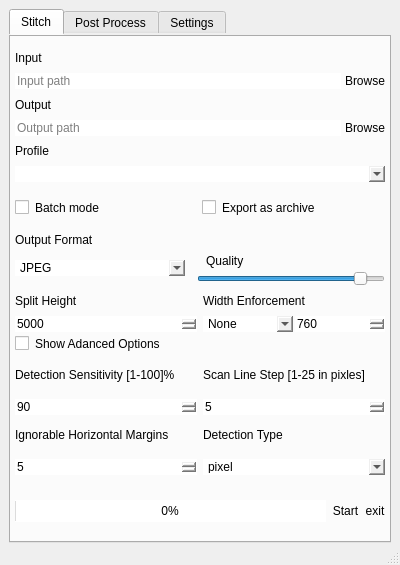
<?xml version="1.0" encoding="UTF-8"?>
<ui version="4.0">
 <class>MainWindow</class>
 <widget class="QMainWindow" name="MainWindow">
  <property name="geometry">
   <rect>
    <x>0</x>
    <y>0</y>
    <width>400</width>
    <height>565</height>
   </rect>
  </property>
  <property name="minimumSize">
   <size>
    <width>400</width>
    <height>520</height>
   </size>
  </property>
  <property name="maximumSize">
   <size>
    <width>400</width>
    <height>650</height>
   </size>
  </property>
  <property name="windowTitle">
   <string>Stitchtoon</string>
  </property>
  <property name="dockOptions">
   <set>QMainWindow::AllowTabbedDocks|QMainWindow::AnimatedDocks</set>
  </property>
  <widget class="QWidget" name="centralwidget">
   <layout class="QVBoxLayout" name="verticalLayout_10">
    <property name="spacing">
     <number>4</number>
    </property>
    <property name="bottomMargin">
     <number>0</number>
    </property>
    <item>
     <widget class="QTabWidget" name="tab">
      <property name="cursor">
       <cursorShape>PointingHandCursor</cursorShape>
      </property>
      <property name="styleSheet">
       <string notr="true">border: none;</string>
      </property>
      <property name="currentIndex">
       <number>0</number>
      </property>
      <property name="usesScrollButtons">
       <bool>true</bool>
      </property>
      <property name="documentMode">
       <bool>false</bool>
      </property>
      <property name="tabsClosable">
       <bool>false</bool>
      </property>
      <property name="movable">
       <bool>false</bool>
      </property>
      <widget class="QWidget" name="stitchTab">
       <attribute name="title">
        <string>Stitch</string>
       </attribute>
       <layout class="QVBoxLayout" name="verticalLayout_5">
        <property name="spacing">
         <number>4</number>
        </property>
        <property name="leftMargin">
         <number>6</number>
        </property>
        <property name="topMargin">
         <number>12</number>
        </property>
        <property name="rightMargin">
         <number>6</number>
        </property>
        <property name="bottomMargin">
         <number>0</number>
        </property>
        <item>
         <widget class="QWidget" name="inputWidget" native="true">
          <property name="minimumSize">
           <size>
            <width>0</width>
            <height>0</height>
           </size>
          </property>
          <property name="maximumSize">
           <size>
            <width>16777215</width>
            <height>64</height>
           </size>
          </property>
          <layout class="QVBoxLayout" name="verticalLayout">
           <property name="spacing">
            <number>4</number>
           </property>
           <property name="leftMargin">
            <number>0</number>
           </property>
           <property name="topMargin">
            <number>0</number>
           </property>
           <property name="rightMargin">
            <number>0</number>
           </property>
           <property name="bottomMargin">
            <number>0</number>
           </property>
           <item>
            <widget class="QLabel" name="label_3">
             <property name="text">
              <string>Input</string>
             </property>
            </widget>
           </item>
           <item>
            <layout class="QHBoxLayout" name="horizontalLayout">
             <item>
              <widget class="QLineEdit" name="input">
               <property name="text">
                <string/>
               </property>
               <property name="placeholderText">
                <string>Input path</string>
               </property>
               <property name="cursorMoveStyle">
                <enum>Qt::VisualMoveStyle</enum>
               </property>
               <property name="clearButtonEnabled">
                <bool>true</bool>
               </property>
              </widget>
             </item>
             <item>
              <widget class="QPushButton" name="inputBrowse">
               <property name="text">
                <string>Browse</string>
               </property>
              </widget>
             </item>
            </layout>
           </item>
          </layout>
         </widget>
        </item>
        <item>
         <widget class="QWidget" name="outputWidget" native="true">
          <property name="minimumSize">
           <size>
            <width>0</width>
            <height>0</height>
           </size>
          </property>
          <property name="maximumSize">
           <size>
            <width>16777215</width>
            <height>64</height>
           </size>
          </property>
          <layout class="QVBoxLayout" name="verticalLayout_4">
           <property name="spacing">
            <number>4</number>
           </property>
           <property name="leftMargin">
            <number>0</number>
           </property>
           <property name="topMargin">
            <number>0</number>
           </property>
           <property name="rightMargin">
            <number>0</number>
           </property>
           <property name="bottomMargin">
            <number>0</number>
           </property>
           <item>
            <widget class="QLabel" name="label_12">
             <property name="text">
              <string>Output</string>
             </property>
            </widget>
           </item>
           <item>
            <layout class="QHBoxLayout" name="horizontalLayout_6">
             <item>
              <widget class="QLineEdit" name="output">
               <property name="placeholderText">
                <string>Output path</string>
               </property>
               <property name="cursorMoveStyle">
                <enum>Qt::VisualMoveStyle</enum>
               </property>
               <property name="clearButtonEnabled">
                <bool>true</bool>
               </property>
              </widget>
             </item>
             <item>
              <widget class="QPushButton" name="outputBrowse">
               <property name="text">
                <string>Browse</string>
               </property>
              </widget>
             </item>
            </layout>
           </item>
          </layout>
         </widget>
        </item>
        <item>
         <widget class="QWidget" name="profileWidget" native="true">
          <property name="maximumSize">
           <size>
            <width>16777215</width>
            <height>64</height>
           </size>
          </property>
          <layout class="QVBoxLayout" name="verticalLayout_11">
           <property name="spacing">
            <number>4</number>
           </property>
           <property name="leftMargin">
            <number>0</number>
           </property>
           <property name="topMargin">
            <number>0</number>
           </property>
           <property name="rightMargin">
            <number>0</number>
           </property>
           <property name="bottomMargin">
            <number>0</number>
           </property>
           <item>
            <widget class="QLabel" name="label_15">
             <property name="text">
              <string>Profile</string>
             </property>
            </widget>
           </item>
           <item>
            <widget class="QComboBox" name="profile"/>
           </item>
          </layout>
         </widget>
        </item>
        <item>
         <widget class="QWidget" name="options" native="true">
          <layout class="QHBoxLayout" name="horizontalLayout_10">
           <property name="spacing">
            <number>4</number>
           </property>
           <property name="leftMargin">
            <number>0</number>
           </property>
           <property name="topMargin">
            <number>0</number>
           </property>
           <property name="rightMargin">
            <number>0</number>
           </property>
           <property name="bottomMargin">
            <number>0</number>
           </property>
           <item>
            <widget class="QCheckBox" name="batchMode">
             <property name="text">
              <string>Batch mode</string>
             </property>
            </widget>
           </item>
           <item>
            <widget class="QCheckBox" name="exportArchive">
             <property name="text">
              <string>Export as archive</string>
             </property>
            </widget>
           </item>
          </layout>
         </widget>
        </item>
        <item>
         <widget class="QWidget" name="outputFormatWidget_2" native="true">
          <property name="minimumSize">
           <size>
            <width>0</width>
            <height>0</height>
           </size>
          </property>
          <property name="maximumSize">
           <size>
            <width>16777215</width>
            <height>74</height>
           </size>
          </property>
          <layout class="QVBoxLayout" name="verticalLayout_12">
           <property name="spacing">
            <number>4</number>
           </property>
           <property name="leftMargin">
            <number>0</number>
           </property>
           <property name="topMargin">
            <number>0</number>
           </property>
           <property name="rightMargin">
            <number>0</number>
           </property>
           <property name="bottomMargin">
            <number>0</number>
           </property>
           <item>
            <widget class="QLabel" name="label_4">
             <property name="text">
              <string>Output Format</string>
             </property>
            </widget>
           </item>
           <item>
            <widget class="QWidget" name="widget_2" native="true">
             <property name="maximumSize">
              <size>
               <width>16777215</width>
               <height>64</height>
              </size>
             </property>
             <layout class="QHBoxLayout" name="horizontalLayout_7">
              <property name="spacing">
               <number>0</number>
              </property>
              <property name="leftMargin">
               <number>0</number>
              </property>
              <property name="topMargin">
               <number>0</number>
              </property>
              <property name="rightMargin">
               <number>0</number>
              </property>
              <property name="bottomMargin">
               <number>0</number>
              </property>
              <item>
               <widget class="QComboBox" name="outputFormat">
                <item>
                 <property name="text">
                  <string>JPEG</string>
                 </property>
                </item>
                <item>
                 <property name="text">
                  <string>PNG</string>
                 </property>
                </item>
                <item>
                 <property name="text">
                  <string>PSD</string>
                 </property>
                </item>
                <item>
                 <property name="text">
                  <string>PSB</string>
                 </property>
                </item>
                <item>
                 <property name="text">
                  <string>WEBP</string>
                 </property>
                </item>
               </widget>
              </item>
              <item>
               <widget class="QWidget" name="lossyQualityWidget" native="true">
                <property name="minimumSize">
                 <size>
                  <width>0</width>
                  <height>0</height>
                 </size>
                </property>
                <property name="maximumSize">
                 <size>
                  <width>200</width>
                  <height>64</height>
                 </size>
                </property>
                <layout class="QVBoxLayout" name="verticalLayout_6">
                 <property name="spacing">
                  <number>0</number>
                 </property>
                 <property name="leftMargin">
                  <number>12</number>
                 </property>
                 <property name="topMargin">
                  <number>0</number>
                 </property>
                 <property name="rightMargin">
                  <number>0</number>
                 </property>
                 <property name="bottomMargin">
                  <number>0</number>
                 </property>
                 <item>
                  <widget class="QWidget" name="horizontalWidget" native="true">
                   <property name="minimumSize">
                    <size>
                     <width>0</width>
                     <height>0</height>
                    </size>
                   </property>
                   <layout class="QHBoxLayout" name="horizontalLayout_3">
                    <property name="spacing">
                     <number>2</number>
                    </property>
                    <property name="topMargin">
                     <number>0</number>
                    </property>
                    <property name="rightMargin">
                     <number>0</number>
                    </property>
                    <property name="bottomMargin">
                     <number>0</number>
                    </property>
                    <item>
                     <widget class="QLabel" name="label_5">
                      <property name="text">
                       <string>Quality</string>
                      </property>
                     </widget>
                    </item>
                    <item>
                     <widget class="QLabel" name="lossyQuality">
                      <property name="text">
                       <string/>
                      </property>
                     </widget>
                    </item>
                    <item>
                     <spacer name="horizontalSpacer">
                      <property name="orientation">
                       <enum>Qt::Horizontal</enum>
                      </property>
                      <property name="sizeHint" stdset="0">
                       <size>
                        <width>40</width>
                        <height>20</height>
                       </size>
                      </property>
                     </spacer>
                    </item>
                   </layout>
                  </widget>
                 </item>
                 <item>
                  <widget class="QSlider" name="lossyQualitySlider">
                   <property name="minimum">
                    <number>1</number>
                   </property>
                   <property name="maximum">
                    <number>100</number>
                   </property>
                   <property name="singleStep">
                    <number>5</number>
                   </property>
                   <property name="value">
                    <number>90</number>
                   </property>
                   <property name="orientation">
                    <enum>Qt::Horizontal</enum>
                   </property>
                   <property name="invertedAppearance">
                    <bool>false</bool>
                   </property>
                   <property name="invertedControls">
                    <bool>false</bool>
                   </property>
                   <property name="tickPosition">
                    <enum>QSlider::NoTicks</enum>
                   </property>
                   <property name="tickInterval">
                    <number>0</number>
                   </property>
                  </widget>
                 </item>
                </layout>
               </widget>
              </item>
             </layout>
            </widget>
           </item>
          </layout>
         </widget>
        </item>
        <item>
         <widget class="QWidget" name="heightWidthWidget" native="true">
          <property name="minimumSize">
           <size>
            <width>0</width>
            <height>0</height>
           </size>
          </property>
          <property name="maximumSize">
           <size>
            <width>16777215</width>
            <height>64</height>
           </size>
          </property>
          <layout class="QHBoxLayout" name="horizontalLayout_5">
           <property name="leftMargin">
            <number>0</number>
           </property>
           <property name="topMargin">
            <number>0</number>
           </property>
           <property name="rightMargin">
            <number>0</number>
           </property>
           <property name="bottomMargin">
            <number>0</number>
           </property>
           <item>
            <widget class="QWidget" name="splitHeightWidget_2" native="true">
             <property name="maximumSize">
              <size>
               <width>16777215</width>
               <height>16777215</height>
              </size>
             </property>
             <layout class="QVBoxLayout" name="splitHeightWidget">
              <property name="spacing">
               <number>4</number>
              </property>
              <property name="leftMargin">
               <number>0</number>
              </property>
              <property name="topMargin">
               <number>0</number>
              </property>
              <property name="rightMargin">
               <number>0</number>
              </property>
              <property name="bottomMargin">
               <number>0</number>
              </property>
              <item>
               <widget class="QLabel" name="label_6">
                <property name="text">
                 <string>Split Height</string>
                </property>
               </widget>
              </item>
              <item>
               <widget class="QSpinBox" name="splitHeight">
                <property name="minimum">
                 <number>100</number>
                </property>
                <property name="maximum">
                 <number>300000</number>
                </property>
                <property name="singleStep">
                 <number>5000</number>
                </property>
                <property name="value">
                 <number>5000</number>
                </property>
               </widget>
              </item>
             </layout>
            </widget>
           </item>
           <item>
            <widget class="QWidget" name="widthEnforcmentWidget" native="true">
             <property name="maximumSize">
              <size>
               <width>16777215</width>
               <height>16777215</height>
              </size>
             </property>
             <layout class="QVBoxLayout" name="widthEnforcementWidget">
              <property name="spacing">
               <number>4</number>
              </property>
              <property name="leftMargin">
               <number>0</number>
              </property>
              <property name="topMargin">
               <number>0</number>
              </property>
              <property name="rightMargin">
               <number>0</number>
              </property>
              <property name="bottomMargin">
               <number>0</number>
              </property>
              <item>
               <widget class="QLabel" name="label_7">
                <property name="text">
                 <string>Width Enforcement</string>
                </property>
               </widget>
              </item>
              <item>
               <layout class="QHBoxLayout" name="horizontalLayout_9">
                <property name="spacing">
                 <number>2</number>
                </property>
                <item>
                 <widget class="QComboBox" name="widthEnforcement">
                  <item>
                   <property name="text">
                    <string>None</string>
                   </property>
                  </item>
                  <item>
                   <property name="text">
                    <string>Auto</string>
                   </property>
                  </item>
                  <item>
                   <property name="text">
                    <string>Fixed</string>
                   </property>
                  </item>
                 </widget>
                </item>
                <item>
                 <widget class="QSpinBox" name="widthEnforcementSpinBox">
                  <property name="maximum">
                   <number>300000</number>
                  </property>
                  <property name="singleStep">
                   <number>40</number>
                  </property>
                  <property name="value">
                   <number>760</number>
                  </property>
                 </widget>
                </item>
               </layout>
              </item>
             </layout>
            </widget>
           </item>
          </layout>
         </widget>
        </item>
        <item>
         <widget class="QCheckBox" name="advancedOptions">
          <property name="cursor">
           <cursorShape>PointingHandCursor</cursorShape>
          </property>
          <property name="text">
           <string>Show Adanced Options</string>
          </property>
          <property name="checked">
           <bool>false</bool>
          </property>
         </widget>
        </item>
        <item>
         <widget class="QFrame" name="advancedOptionsFrame">
          <property name="minimumSize">
           <size>
            <width>0</width>
            <height>120</height>
           </size>
          </property>
          <property name="maximumSize">
           <size>
            <width>16777215</width>
            <height>124</height>
           </size>
          </property>
          <property name="frameShape">
           <enum>QFrame::StyledPanel</enum>
          </property>
          <property name="frameShadow">
           <enum>QFrame::Raised</enum>
          </property>
          <layout class="QVBoxLayout" name="verticalLayout_2">
           <property name="spacing">
            <number>0</number>
           </property>
           <property name="leftMargin">
            <number>0</number>
           </property>
           <property name="topMargin">
            <number>0</number>
           </property>
           <property name="rightMargin">
            <number>0</number>
           </property>
           <property name="bottomMargin">
            <number>0</number>
           </property>
           <item>
            <widget class="QWidget" name="row2" native="true">
             <layout class="QHBoxLayout" name="horizontalLayout_8">
              <property name="spacing">
               <number>6</number>
              </property>
              <property name="leftMargin">
               <number>0</number>
              </property>
              <property name="topMargin">
               <number>0</number>
              </property>
              <property name="rightMargin">
               <number>0</number>
              </property>
              <property name="bottomMargin">
               <number>0</number>
              </property>
              <item>
               <widget class="QWidget" name="sensitivityWidget_2" native="true">
                <property name="maximumSize">
                 <size>
                  <width>16777215</width>
                  <height>64</height>
                 </size>
                </property>
                <layout class="QVBoxLayout" name="sensitivityWidget">
                 <property name="spacing">
                  <number>4</number>
                 </property>
                 <property name="leftMargin">
                  <number>0</number>
                 </property>
                 <property name="topMargin">
                  <number>0</number>
                 </property>
                 <property name="rightMargin">
                  <number>0</number>
                 </property>
                 <property name="bottomMargin">
                  <number>0</number>
                 </property>
                 <item>
                  <widget class="QLabel" name="label_8">
                   <property name="text">
                    <string>Detection Sensitivity [1-100]%</string>
                   </property>
                  </widget>
                 </item>
                 <item>
                  <widget class="QSpinBox" name="sensitivity">
                   <property name="minimum">
                    <number>1</number>
                   </property>
                   <property name="maximum">
                    <number>100</number>
                   </property>
                   <property name="singleStep">
                    <number>5</number>
                   </property>
                   <property name="value">
                    <number>90</number>
                   </property>
                  </widget>
                 </item>
                </layout>
               </widget>
              </item>
              <item>
               <widget class="QWidget" name="lineStepsWidget_2" native="true">
                <property name="maximumSize">
                 <size>
                  <width>16777215</width>
                  <height>64</height>
                 </size>
                </property>
                <layout class="QVBoxLayout" name="lineStepsWidget">
                 <property name="spacing">
                  <number>4</number>
                 </property>
                 <property name="leftMargin">
                  <number>0</number>
                 </property>
                 <property name="topMargin">
                  <number>0</number>
                 </property>
                 <property name="rightMargin">
                  <number>0</number>
                 </property>
                 <property name="bottomMargin">
                  <number>0</number>
                 </property>
                 <item>
                  <widget class="QLabel" name="label_9">
                   <property name="text">
                    <string>Scan Line Step [1-25 in pixles]</string>
                   </property>
                  </widget>
                 </item>
                 <item>
                  <widget class="QSpinBox" name="lineSteps">
                   <property name="minimum">
                    <number>1</number>
                   </property>
                   <property name="maximum">
                    <number>25</number>
                   </property>
                   <property name="singleStep">
                    <number>5</number>
                   </property>
                   <property name="value">
                    <number>5</number>
                   </property>
                  </widget>
                 </item>
                </layout>
               </widget>
              </item>
             </layout>
            </widget>
           </item>
           <item>
            <widget class="QWidget" name="row1" native="true">
             <layout class="QHBoxLayout" name="horizontalLayout_4">
              <property name="spacing">
               <number>6</number>
              </property>
              <property name="leftMargin">
               <number>0</number>
              </property>
              <property name="topMargin">
               <number>0</number>
              </property>
              <property name="rightMargin">
               <number>0</number>
              </property>
              <property name="bottomMargin">
               <number>0</number>
              </property>
              <item>
               <widget class="QWidget" name="ignorableMarginsWidget" native="true">
                <property name="maximumSize">
                 <size>
                  <width>16777215</width>
                  <height>64</height>
                 </size>
                </property>
                <layout class="QVBoxLayout" name="ignorableWidget">
                 <property name="spacing">
                  <number>4</number>
                 </property>
                 <property name="leftMargin">
                  <number>0</number>
                 </property>
                 <property name="topMargin">
                  <number>0</number>
                 </property>
                 <property name="rightMargin">
                  <number>0</number>
                 </property>
                 <property name="bottomMargin">
                  <number>0</number>
                 </property>
                 <item>
                  <widget class="QLabel" name="label_11">
                   <property name="text">
                    <string>Ignorable Horizontal Margins</string>
                   </property>
                  </widget>
                 </item>
                 <item>
                  <widget class="QSpinBox" name="ignorablePixels">
                   <property name="maximum">
                    <number>100</number>
                   </property>
                   <property name="value">
                    <number>5</number>
                   </property>
                  </widget>
                 </item>
                </layout>
               </widget>
              </item>
              <item>
               <widget class="QWidget" name="detectionTypeWidget_2" native="true">
                <property name="maximumSize">
                 <size>
                  <width>16777215</width>
                  <height>64</height>
                 </size>
                </property>
                <layout class="QVBoxLayout" name="detectionTypeWidget">
                 <property name="spacing">
                  <number>4</number>
                 </property>
                 <property name="leftMargin">
                  <number>0</number>
                 </property>
                 <property name="topMargin">
                  <number>0</number>
                 </property>
                 <property name="rightMargin">
                  <number>0</number>
                 </property>
                 <property name="bottomMargin">
                  <number>0</number>
                 </property>
                 <item>
                  <widget class="QLabel" name="label_10">
                   <property name="text">
                    <string>Detection Type</string>
                   </property>
                  </widget>
                 </item>
                 <item>
                  <widget class="QComboBox" name="detectionType">
                   <item>
                    <property name="text">
                     <string>pixel</string>
                    </property>
                   </item>
                   <item>
                    <property name="text">
                     <string>none</string>
                    </property>
                   </item>
                  </widget>
                 </item>
                </layout>
               </widget>
              </item>
             </layout>
            </widget>
           </item>
          </layout>
         </widget>
        </item>
        <item>
         <widget class="QWidget" name="progressWidget_2" native="true">
          <property name="minimumSize">
           <size>
            <width>0</width>
            <height>64</height>
           </size>
          </property>
          <property name="maximumSize">
           <size>
            <width>16777215</width>
            <height>64</height>
           </size>
          </property>
          <layout class="QHBoxLayout" name="progressWidget">
           <property name="leftMargin">
            <number>0</number>
           </property>
           <property name="topMargin">
            <number>0</number>
           </property>
           <property name="rightMargin">
            <number>0</number>
           </property>
           <property name="bottomMargin">
            <number>0</number>
           </property>
           <item>
            <widget class="QProgressBar" name="progressBar">
             <property name="value">
              <number>0</number>
             </property>
             <property name="alignment">
              <set>Qt::AlignCenter</set>
             </property>
             <property name="textVisible">
              <bool>true</bool>
             </property>
             <property name="invertedAppearance">
              <bool>false</bool>
             </property>
            </widget>
           </item>
           <item>
            <widget class="QPushButton" name="start">
             <property name="text">
              <string>Start</string>
             </property>
            </widget>
           </item>
           <item>
            <widget class="QPushButton" name="exitButton">
             <property name="text">
              <string>exit</string>
             </property>
            </widget>
           </item>
          </layout>
         </widget>
        </item>
       </layout>
      </widget>
      <widget class="QWidget" name="postProcessTab">
       <attribute name="title">
        <string>Post Process</string>
       </attribute>
       <layout class="QVBoxLayout" name="verticalLayout_14">
        <property name="spacing">
         <number>4</number>
        </property>
        <property name="leftMargin">
         <number>6</number>
        </property>
        <property name="topMargin">
         <number>12</number>
        </property>
        <property name="rightMargin">
         <number>6</number>
        </property>
        <property name="bottomMargin">
         <number>0</number>
        </property>
        <item>
         <widget class="QCheckBox" name="enablePostProcess">
          <property name="text">
           <string>Enable Post Process</string>
          </property>
         </widget>
        </item>
        <item>
         <widget class="QWidget" name="postProcessWidget" native="true">
          <property name="minimumSize">
           <size>
            <width>0</width>
            <height>0</height>
           </size>
          </property>
          <layout class="QVBoxLayout" name="verticalLayout_13" stretch="0,0,0">
           <property name="leftMargin">
            <number>0</number>
           </property>
           <property name="topMargin">
            <number>0</number>
           </property>
           <property name="rightMargin">
            <number>0</number>
           </property>
           <property name="bottomMargin">
            <number>0</number>
           </property>
           <item>
            <widget class="QWidget" name="horizontalWidget_3" native="true">
             <property name="maximumSize">
              <size>
               <width>16777215</width>
               <height>64</height>
              </size>
             </property>
             <layout class="QHBoxLayout" name="horizontalLayout_13">
              <property name="spacing">
               <number>4</number>
              </property>
              <property name="leftMargin">
               <number>0</number>
              </property>
              <property name="topMargin">
               <number>0</number>
              </property>
              <property name="rightMargin">
               <number>0</number>
              </property>
              <property name="bottomMargin">
               <number>0</number>
              </property>
              <item>
               <widget class="QLineEdit" name="postProcessScript">
                <property name="toolTip">
                 <string>Post Process script/executable path.</string>
                </property>
                <property name="maxLength">
                 <number>255</number>
                </property>
                <property name="placeholderText">
                 <string>Post Process Script</string>
                </property>
                <property name="cursorMoveStyle">
                 <enum>Qt::VisualMoveStyle</enum>
                </property>
                <property name="clearButtonEnabled">
                 <bool>true</bool>
                </property>
               </widget>
              </item>
              <item>
               <widget class="QPushButton" name="postProcessBrowse">
                <property name="text">
                 <string>Browse</string>
                </property>
               </widget>
              </item>
             </layout>
            </widget>
           </item>
           <item>
            <widget class="QLineEdit" name="postProcessArgs">
             <property name="maximumSize">
              <size>
               <width>16777215</width>
               <height>16777215</height>
              </size>
             </property>
             <property name="toolTip">
              <string>&lt;html&gt;&lt;head/&gt;&lt;body&gt;&lt;p&gt;Command line arguments for the post process script.&lt;/p&gt;&lt;p&gt;&lt;span style=&quot; font-weight:600;&quot;&gt;Supported variables:&lt;/span&gt;&lt;/p&gt;&lt;p&gt;- @(input) Input path&lt;/p&gt;&lt;p&gt;- @(output) Output Path&lt;/p&gt;&lt;p&gt;This also supports providing environment variables.&lt;/p&gt;&lt;/body&gt;&lt;/html&gt;</string>
             </property>
             <property name="maxLength">
              <number>512</number>
             </property>
             <property name="placeholderText">
              <string>Arguments</string>
             </property>
             <property name="cursorMoveStyle">
              <enum>Qt::VisualMoveStyle</enum>
             </property>
             <property name="clearButtonEnabled">
              <bool>true</bool>
             </property>
            </widget>
           </item>
           <item>
            <widget class="QTextEdit" name="postProcessConsole">
             <property name="minimumSize">
              <size>
               <width>0</width>
               <height>360</height>
              </size>
             </property>
             <property name="documentTitle">
              <string>Post Process Output</string>
             </property>
             <property name="readOnly">
              <bool>true</bool>
             </property>
             <property name="placeholderText">
              <string>Post process output will be shown here.</string>
             </property>
            </widget>
           </item>
          </layout>
         </widget>
        </item>
        <item>
         <widget class="QWidget" name="horizontalWidget_3" native="true">
          <property name="minimumSize">
           <size>
            <width>0</width>
            <height>0</height>
           </size>
          </property>
          <property name="maximumSize">
           <size>
            <width>16777215</width>
            <height>64</height>
           </size>
          </property>
          <layout class="QHBoxLayout" name="horizontalLayout_14">
           <property name="spacing">
            <number>4</number>
           </property>
           <property name="leftMargin">
            <number>0</number>
           </property>
           <property name="topMargin">
            <number>0</number>
           </property>
           <property name="rightMargin">
            <number>0</number>
           </property>
           <property name="bottomMargin">
            <number>0</number>
           </property>
          </layout>
         </widget>
        </item>
        <item>
         <spacer name="verticalSpacer_2">
          <property name="orientation">
           <enum>Qt::Vertical</enum>
          </property>
          <property name="sizeHint" stdset="0">
           <size>
            <width>20</width>
            <height>40</height>
           </size>
          </property>
         </spacer>
        </item>
       </layout>
      </widget>
      <widget class="QWidget" name="settingsTab">
       <attribute name="title">
        <string>Settings</string>
       </attribute>
       <layout class="QVBoxLayout" name="verticalLayout_8">
        <property name="spacing">
         <number>18</number>
        </property>
        <property name="topMargin">
         <number>12</number>
        </property>
        <item>
         <widget class="QWidget" name="verticalWidget" native="true">
          <property name="minimumSize">
           <size>
            <width>0</width>
            <height>64</height>
           </size>
          </property>
          <property name="maximumSize">
           <size>
            <width>16777215</width>
            <height>52</height>
           </size>
          </property>
          <layout class="QVBoxLayout" name="verticalLayout_3">
           <property name="spacing">
            <number>4</number>
           </property>
           <property name="leftMargin">
            <number>0</number>
           </property>
           <property name="topMargin">
            <number>0</number>
           </property>
           <property name="rightMargin">
            <number>0</number>
           </property>
           <property name="bottomMargin">
            <number>0</number>
           </property>
           <item>
            <widget class="QLabel" name="label">
             <property name="text">
              <string>Theme</string>
             </property>
            </widget>
           </item>
           <item>
            <widget class="QComboBox" name="themeComboBox">
             <item>
              <property name="text">
               <string>Dark Teal</string>
              </property>
             </item>
             <item>
              <property name="text">
               <string>Dark Yellow</string>
              </property>
             </item>
             <item>
              <property name="text">
               <string>Light Teal</string>
              </property>
             </item>
             <item>
              <property name="text">
               <string>Light Yellow</string>
              </property>
             </item>
            </widget>
           </item>
          </layout>
         </widget>
        </item>
        <item>
         <widget class="QWidget" name="profileWidget_2" native="true">
          <property name="minimumSize">
           <size>
            <width>0</width>
            <height>0</height>
           </size>
          </property>
          <layout class="QVBoxLayout" name="verticalLayout_7">
           <property name="spacing">
            <number>6</number>
           </property>
           <property name="leftMargin">
            <number>0</number>
           </property>
           <property name="topMargin">
            <number>0</number>
           </property>
           <property name="rightMargin">
            <number>0</number>
           </property>
           <property name="bottomMargin">
            <number>0</number>
           </property>
           <item>
            <widget class="QLabel" name="label_2">
             <property name="text">
              <string>Profile</string>
             </property>
            </widget>
           </item>
           <item>
            <widget class="QComboBox" name="settingsProfiles"/>
           </item>
           <item>
            <layout class="QHBoxLayout" name="horizontalLayout_2">
             <item>
              <layout class="QHBoxLayout" name="horizontalLayout_11"/>
             </item>
             <item>
              <widget class="QLineEdit" name="profileName">
               <property name="maxLength">
                <number>64</number>
               </property>
               <property name="placeholderText">
                <string>Profile Name</string>
               </property>
               <property name="cursorMoveStyle">
                <enum>Qt::VisualMoveStyle</enum>
               </property>
               <property name="clearButtonEnabled">
                <bool>true</bool>
               </property>
              </widget>
             </item>
             <item>
              <widget class="QPushButton" name="addProfile">
               <property name="text">
                <string>Add Profile</string>
               </property>
              </widget>
             </item>
            </layout>
           </item>
          </layout>
         </widget>
        </item>
        <item>
         <spacer name="verticalSpacer">
          <property name="orientation">
           <enum>Qt::Vertical</enum>
          </property>
          <property name="sizeHint" stdset="0">
           <size>
            <width>20</width>
            <height>310</height>
           </size>
          </property>
         </spacer>
        </item>
       </layout>
      </widget>
     </widget>
    </item>
   </layout>
  </widget>
  <widget class="QStatusBar" name="statusbar"/>
  <action name="actionReport_an_issue">
   <property name="text">
    <string>Support</string>
   </property>
  </action>
  <action name="actionAbout_us">
   <property name="text">
    <string>About us</string>
   </property>
  </action>
  <action name="actionOpen">
   <property name="text">
    <string>Open</string>
   </property>
  </action>
 </widget>
 <resources/>
 <connections/>
</ui>
